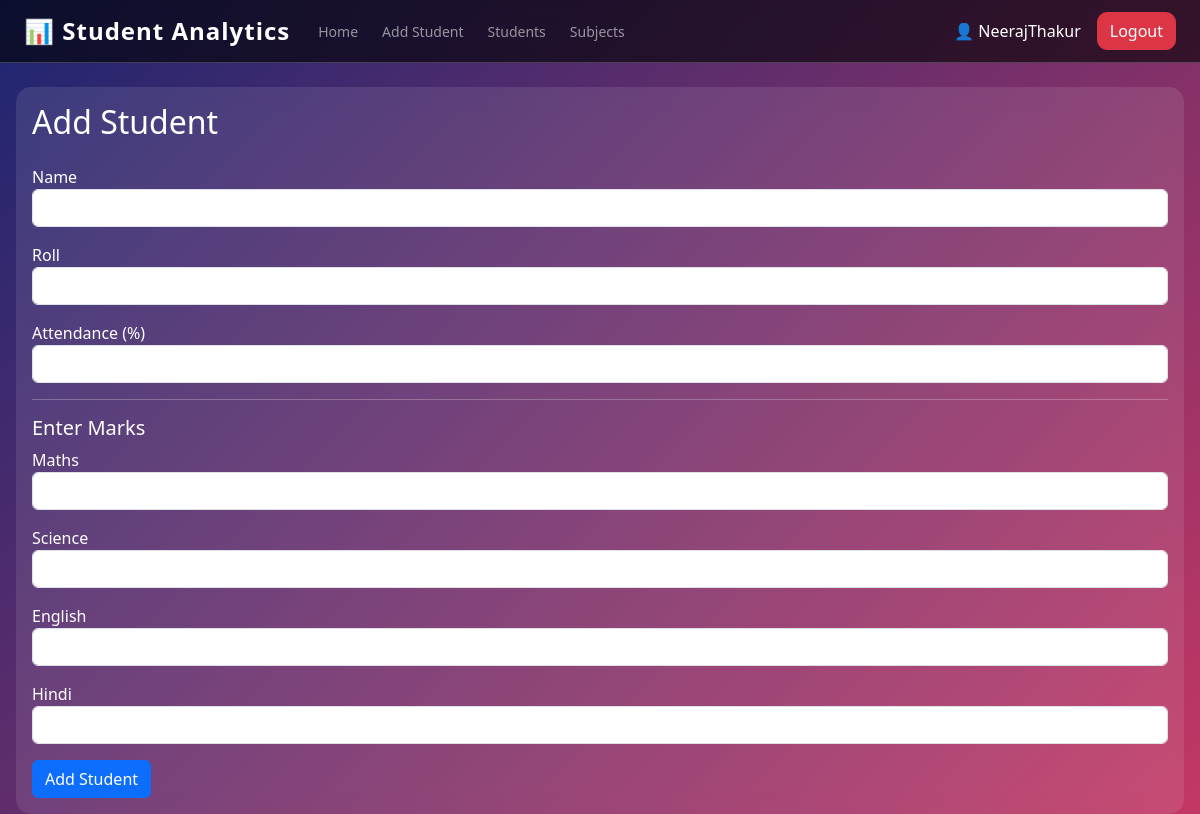
/add (signed in), run on the app's committed database.
### tables this page shows
CREATE TABLE subjects (
        id INTEGER PRIMARY KEY AUTOINCREMENT,
        subject_name TEXT UNIQUE NOT NULL
    );

### app.py (the view)
@app.route("/add")
def add_form():
    if "user_id" not in session:
        return redirect("/login")
    conn = sqlite3.connect("students.db")
    cursor = conn.cursor()
    cursor.execute("SELECT * FROM subjects")
    subjects = cursor.fetchall()
    conn.close()
    return render_template("add_student.html", subjects=subjects)

### templates/add_student.html
{% extends "base.html" %}
{% block content %}
<h2 class="mb-4">Add Student</h2>
<form method="POST" action="/add_student">
    <div class="mb-3">
        <label>Name</label>
        <input type="text" name="name" class="form-control" required>
    </div>
    <div class="mb-3">
        <label>Roll</label>
        <input type="number" name="roll" class="form-control" required>
    </div>
    <div class="mb-3">
        <label>Attendance (%)</label>
        <input type="number" step="0.01" name="attendance" class="form-control" required>
    </div>
    <hr>
    <h5>Enter Marks</h5>
    {% for subject in subjects %}
    <div class="mb-3">
        <label>{{ subject[1] }}</label>
        <input type="number" step="0.01"
               name="subject_{{ subject[0] }}"
               class="form-control">
    </div>
    {% endfor %}
    <button type="submit" class="btn btn-primary">
        Add Student
    </button>
</form>
{% endblock %}

### templates/base.html (style rules this page uses)
body { background: linear-gradient(135deg,#1d2671,#c33764); color: white; min-height: 100vh; }

### data on the page
subjects: subject_name "Maths"
subjects: subject_name "Science"
subjects: subject_name "English"
subjects: subject_name "Hindi"

### other printed values
{{ session.username }} "NeerajThakur"
